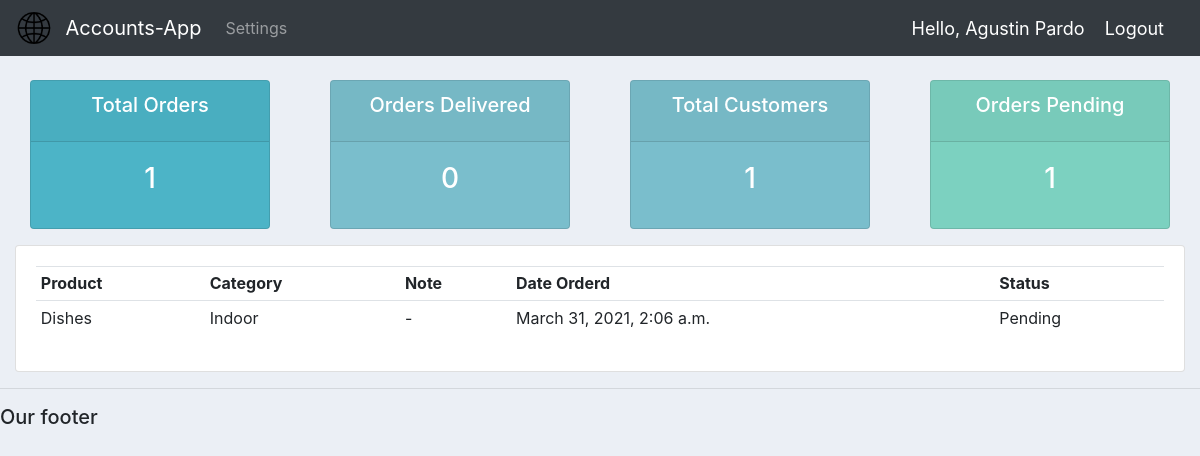
The page /user/ (signed in) on the database its author committed.
### accounts/models.py (models this page shows, shortened)
class Customer(models.Model):
    user = models.OneToOneField(User, null=True, blank=True, on_delete=models.CASCADE)
    name = models.CharField(max_length=200, null=True)
    phone = models.CharField(max_length=200, null=True)
    email = models.CharField(max_length=200, null=True)
    profile_pic = models.ImageField(default = "user.png", null=True, blank=True)
    date_created = models.DateTimeField(auto_now_add=True)

class Order(models.Model):
    STATUS = (
            ('Pending', 'Pending'),
            ('Out for delivery', 'Out for delivery'),
            ('Delivered', 'Delivered'),
            )
    customer = models.ForeignKey(Customer, null=True, on_delete=models.SET_NULL)
    product = models.ForeignKey(Product, null=True, on_delete=models.SET_NULL)
    date_created = models.DateTimeField(auto_now_add=True)
    status = models.CharField(max_length=200, null=True, choices=STATUS)
    note = models.CharField(max_length=200, null=True)

class Product(models.Model):
    CATEGORY = (
                ('Indoor', 'Indoor'),
                ('Out Door', 'Out Door'),
                )
    name = models.CharField(max_length=200, null=True)
    price = models.FloatField(null=True)
    category = models.CharField(max_length=200, null=True, choices=CATEGORY)
    description = models.CharField(max_length=200, null=True, blank=True)
    date_created = models.DateTimeField(auto_now_add=True)
    tags = models.ManyToManyField(Tag)
    def __str__(self):
        return self.name

### accounts/decorators.py (the view)
        def wrapper_func(request, *args, **kwargs):
            print('working', allowed_roles)
            group = None
            if request.user.groups.exists():
                group = request.user.groups.all()[0].name
            if group in allowed_roles:
                return view_func(request, *args, **kwargs)
            else:
                return HttpResponse('You are not authorized for this page')

### accounts/views.py (called while the page is built)
@login_required(login_url='login')
@allowed_users(allowed_roles=['customer'])
def userPage(request):
    customers=Customer.objects.filter(user=request.user)
    customer = customers[0]
    orders = customer.order_set.all()
    total_customers = customers.count()
    total_orders = orders.count()
    delivered = orders.filter(status='Delivered').count()
    pending = orders.filter(status='Pending').count()
    context = {'orders': orders}
    context={"orders":orders,
        "total_customers": total_customers,
        "total_orders":total_orders,
        "delivered":delivered,
        "pending":pending}
    return render(request, 'accounts/user.html', context)

### accounts/templates/accounts/user.html
{% extends 'accounts/main.html' %}
{% block content %}
{% include 'accounts/status.html' %}
<div class="row">
	<div class="col-md">
		<div class="card card-body">
			<table class="table table-sm">
				<tr>
					<th>Product</th>
					<th>Category</th>
					<th>Note</th>
					<th>Date Orderd</th>
					<th>Status</th>
				</tr>
				{% for order in orders %}
					<tr>
					<td>{{order.product}}</td>
					<td>{{order.product.category}}</td>
					<td>{{order.note}}</td>
					<td>{{order.product.date_created}}</td>
					<td>{{order.status}}</td>
					</tr>
				{% endfor %}
			</table>
		</div>
	</div>
</div>
{% endblock content %}

### accounts/templates/accounts/navbar.html (shortened to what this page needs)
{% load static %}
<nav class="navbar navbar-expand-lg navbar-dark bg-dark">
    <img src="{% static 'images/logo4_t.png' %}" style="width: 3vw; min-width: 3px;"/>
    <a class="navbar-brand" href="{% url 'dashboard' %}">Accounts-App</a>
    <div class="collapse navbar-collapse" id="navbarNav">
      <ul class="navbar-nav">
        {% if request.user.is_staff %}
        <li class="nav-item">
          <a class="nav-link" href="{% url 'dashboard' %}">Dashboard <span class="sr-only">(current)</span></a>
        </li>
        <li class="nav-item">
          <a class="nav-link" href="{% url 'products' %}">Products</a>
        </li>
        {% else %}
        <li class="nav-item">
         <a class="nav-link" href="{% url 'account' %}">Settings</a>
       </li>
        {% endif %}
      </ul>
    </div>
    <span class="hello-msg">Hello, {{request.user.customer.name}}</span>
    <span><a class="hello-msg" href="{% url 'logout' %}">Logout</a> </span>
  </nav>

### static/css/main.css (style rules this page uses)
body { background-color: #ebeff5; }

### accounts/templates/accounts/navbar.html (style rules this page uses)
.hello-msg { font-size: 18px; color: #fff; margin-right: 20px; }

### rows shown on the page
Order: product "Dishes", product.category "Indoor", note "-", product.date_created "March 31, 2021, 2:06 a.m.", status "Pending"

### other values the page prints
{{ request.user.customer.name }} "Agustin Pardo"
{{ total_orders }} "1"
{{ delivered }} "0"
{{ total_customers }} "1"
{{ pending }} "1"
